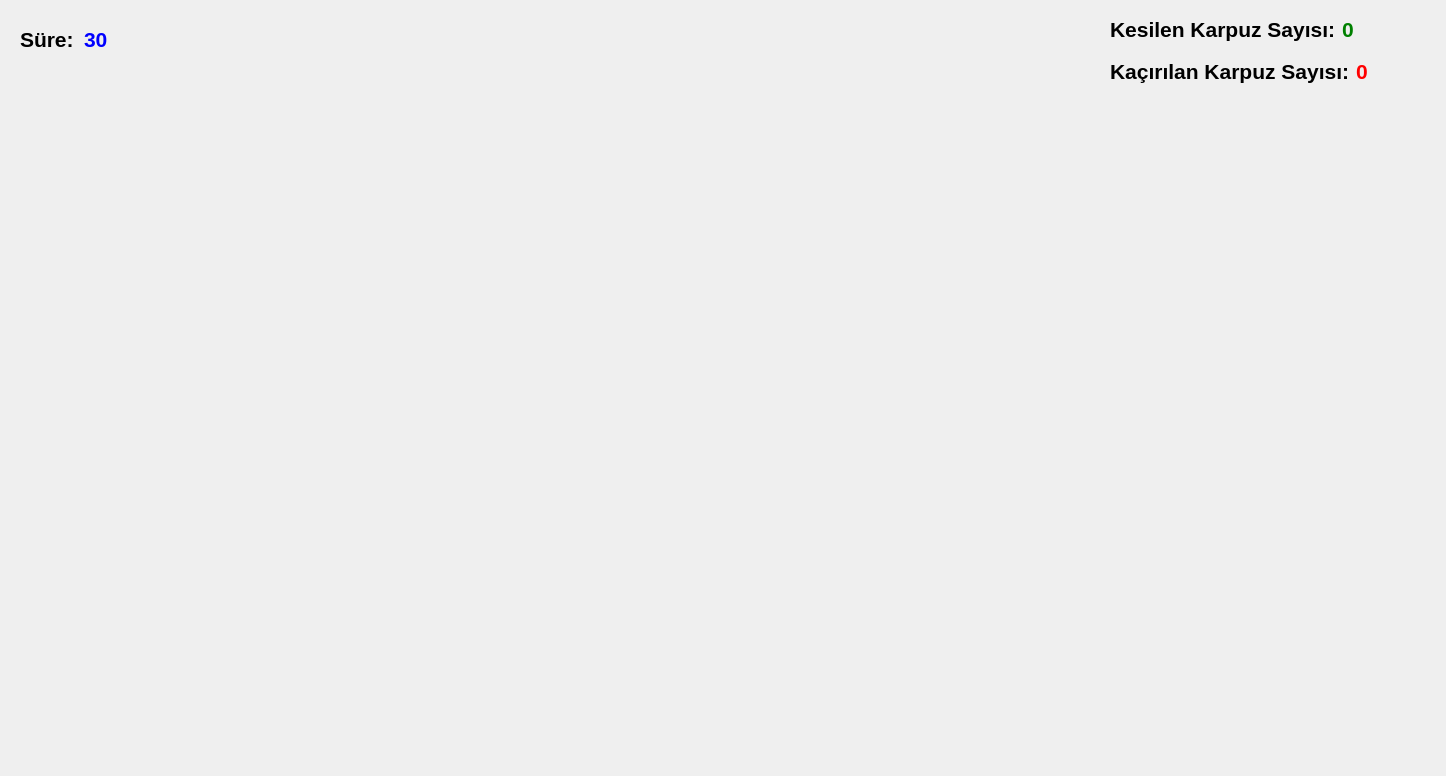
<?xml version="1.0" encoding="UTF-8"?>
<ui version="4.0">
 <class>Dialog</class>
 <widget class="QDialog" name="Dialog">
  <property name="geometry">
   <rect>
    <x>0</x>
    <y>0</y>
    <width>1446</width>
    <height>776</height>
   </rect>
  </property>
  <property name="windowTitle">
   <string>Dialog</string>
  </property>
  <widget class="QLabel" name="label">
   <property name="geometry">
    <rect>
     <x>0</x>
     <y>100</y>
     <width>1800</width>
     <height>1000</height>
    </rect>
   </property>
   <property name="text">
    <string/>
   </property>
   <property name="pixmap">
    <pixmap resource="Resource.qrc">:/images/images/back.jpg</pixmap>
   </property>
  </widget>
  <widget class="QWidget" name="layoutWidget">
   <property name="geometry">
    <rect>
     <x>1110</x>
     <y>10</y>
     <width>341</width>
     <height>38</height>
    </rect>
   </property>
   <layout class="QHBoxLayout" name="horizontalLayout">
    <item>
     <widget class="QLabel" name="label_2">
      <property name="font">
       <font>
        <pointsize>16</pointsize>
        <bold>true</bold>
       </font>
      </property>
      <property name="text">
       <string>Kesilen Karpuz Sayısı:</string>
      </property>
     </widget>
    </item>
    <item>
     <widget class="QLabel" name="labelCut">
      <property name="font">
       <font>
        <pointsize>16</pointsize>
        <bold>true</bold>
       </font>
      </property>
      <property name="styleSheet">
       <string notr="true">color:green;</string>
      </property>
      <property name="text">
       <string>0</string>
      </property>
     </widget>
    </item>
   </layout>
  </widget>
  <widget class="QWidget" name="layoutWidget">
   <property name="geometry">
    <rect>
     <x>20</x>
     <y>20</y>
     <width>121</width>
     <height>38</height>
    </rect>
   </property>
   <layout class="QHBoxLayout" name="horizontalLayout_2">
    <item>
     <widget class="QLabel" name="label_3">
      <property name="font">
       <font>
        <pointsize>16</pointsize>
        <bold>true</bold>
       </font>
      </property>
      <property name="text">
       <string>Süre:</string>
      </property>
     </widget>
    </item>
    <item>
     <widget class="QLabel" name="labelSure">
      <property name="font">
       <font>
        <pointsize>16</pointsize>
        <bold>true</bold>
       </font>
      </property>
      <property name="styleSheet">
       <string notr="true">color:blue;</string>
      </property>
      <property name="text">
       <string>30</string>
      </property>
     </widget>
    </item>
   </layout>
  </widget>
  <widget class="QWidget" name="layoutWidget">
   <property name="geometry">
    <rect>
     <x>1110</x>
     <y>50</y>
     <width>341</width>
     <height>42</height>
    </rect>
   </property>
   <layout class="QHBoxLayout" name="horizontalLayout_3">
    <item>
     <widget class="QLabel" name="label_4">
      <property name="font">
       <font>
        <pointsize>16</pointsize>
        <bold>true</bold>
       </font>
      </property>
      <property name="text">
       <string>Kaçırılan Karpuz Sayısı:</string>
      </property>
     </widget>
    </item>
    <item>
     <widget class="QLabel" name="labelKacanKarpuz">
      <property name="font">
       <font>
        <pointsize>16</pointsize>
        <bold>true</bold>
       </font>
      </property>
      <property name="styleSheet">
       <string notr="true">color:red;</string>
      </property>
      <property name="text">
       <string>0</string>
      </property>
     </widget>
    </item>
   </layout>
  </widget>
 </widget>
 <resources>
  <include location="Resource.qrc"/>
 </resources>
 <connections/>
</ui>
